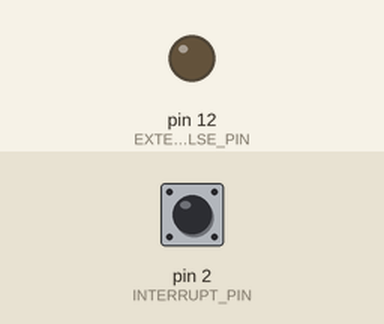
The sketch below on a simulated Arduino Nano, built with avr-gcc and run on an emulated ATmega328P. Shown: output pins drawn as LEDs (lit = HIGH). The test bench sets the inputs (shaded band); at power-on: pin 2 (INTERRUPT_PIN) LOW.

Above: at 3.4 s.
3.5 s: pin 2 (INTERRUPT_PIN) pulled HIGH for 3.2 s
At 4.8 s:
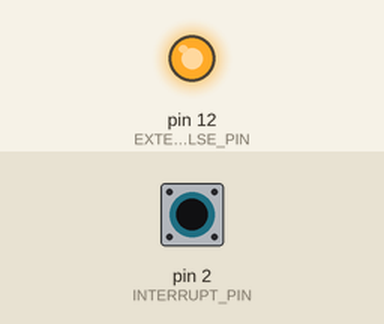
9.7 s: pin 2 (INTERRUPT_PIN) pulled HIGH for 0.15 s
At 12.6 s:
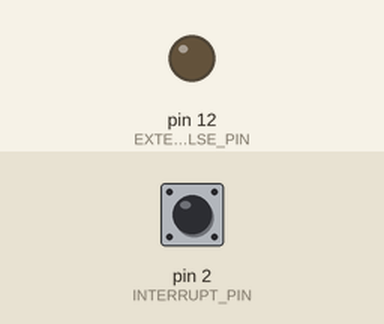
12.8 s: pin 2 (INTERRUPT_PIN) pulled HIGH for 1 s
At 13.1 s:
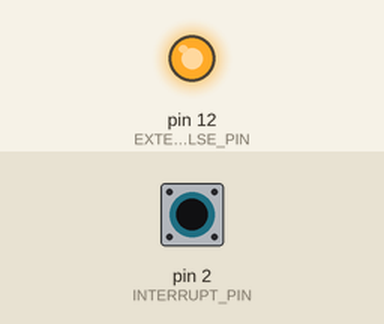
Timing chart, 0 to 17.3 s (numbered marks = the images above; inputs shaded):
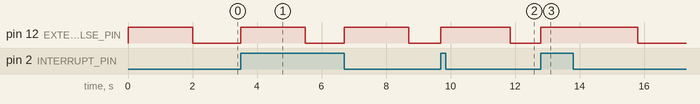

The sketch:

PulseExtender.ino
```cpp
// (licence header left out)
#define EXTENDED_MILLISEC 2000 // milliseconds to extend pulse

#define INTERRUPT_PIN       2 // interrupt pin for edge detection; for Nano must be pin 2 or 3
#define EXTENDED_PULSE_PIN 12 // output pin; pulse extended by EXTENDED_MILLISEC

volatile byte input_changed = 0; // if more than one byte then must disable interrupts

/////////////////////////////////////////////////////////////////////////////////////////////////////////
// interrupt_routine_set - when input changes, we set input_changed to 1
//    Setting input_changed back to zero is the responsibility of the non-interrupt code
//
//    This is an interrupt routine; see attachInterrupt() call below.
//    Note that interrupt programming can be tricky (although this one is simple). Be sure to read
//         https://www.arduino.cc/reference/en/language/functions/external-interrupts/attachinterrupt/
//         https://www.arduino.cc/reference/en/language/variables/variable-scope-qualifiers/volatile/
//      before attempting to use Arduino interrupts.
//
//    There are restrictions on which pins can be interrupt pins; for the Arduino Nano only pins 2 or 3.
//
//    input_changed is a one byte volatile. If you need multiple bytes read:
//         https://www.arduino.cc/reference/en/language/variables/variable-scope-qualifiers/volatile/
//
void interrupt_routine_set() {
  input_changed = 1; // short and sweet
} // end interrupt_routine_set()

/////////////////////////////////////////////////////////////////////////////////////////////////////////
// setup - called once at the beginning
//
// set the pin modes
// set initial state as if interrupt_routine_set() was called
//
void setup() {
  pinMode(EXTENDED_PULSE_PIN, OUTPUT);
  attachInterrupt(digitalPinToInterrupt(INTERRUPT_PIN), interrupt_routine_set, CHANGE);

  // initial state as if interrupt_routine_set() was called
  // this will cause Eye(s) to be on for a while when powered on
  input_changed = 1; // loop() will handle the details of pulse extension
} // end setup()

/////////////////////////////////////////////////////////////////////////////////////////////////////////
// loop - called repetitively
//
// if input_changed,
//    set input_changed back to zero so we see the next change
//    save a timestamp in the future to set it LOW
//    set extended pulse pin HIGH
// if current time is beyond future timestamp from above
//    set extended pulse pin LOW
//
// NOTE: it will be more than 49 days before we overflow the millisec counts;
//   battery would be discharged long before that
// TODO - Will need to handle wraparound if powering with wall power.
//
void loop() {
  static uint32_t millisec_for_low = 0; // timestamp for setting extended pulse low

  if (input_changed == 1) {
    // interrupt_routine_set() has been called from interrupts (or just after setup())
    // prepare to capture next input change by clearing input_changed
    input_changed = 0;
    // set time for extended pulse to go LOW
    millisec_for_low = millis() + EXTENDED_MILLISEC;
    // make sure output is HIGH
    digitalWrite(EXTENDED_PULSE_PIN, HIGH);
  } // end if input changed

  // see if pulse extension is complete
  if ( millis() > millisec_for_low) {
    digitalWrite(EXTENDED_PULSE_PIN, LOW);
  }
} // end loop()
```

Measured:
- after the input at 3.5 s, pin 12 (EXTENDED_PULSE_PIN): alternates HIGH for 2.0 s and LOW for 1.2 s, starting at once
- after the input at 9.7 s, pin 12 (EXTENDED_PULSE_PIN): LOW → HIGH at once, → LOW 2.2 s later
- after the input at 12.8 s, pin 12 (EXTENDED_PULSE_PIN): LOW → HIGH at once, → LOW 3.0 s later
